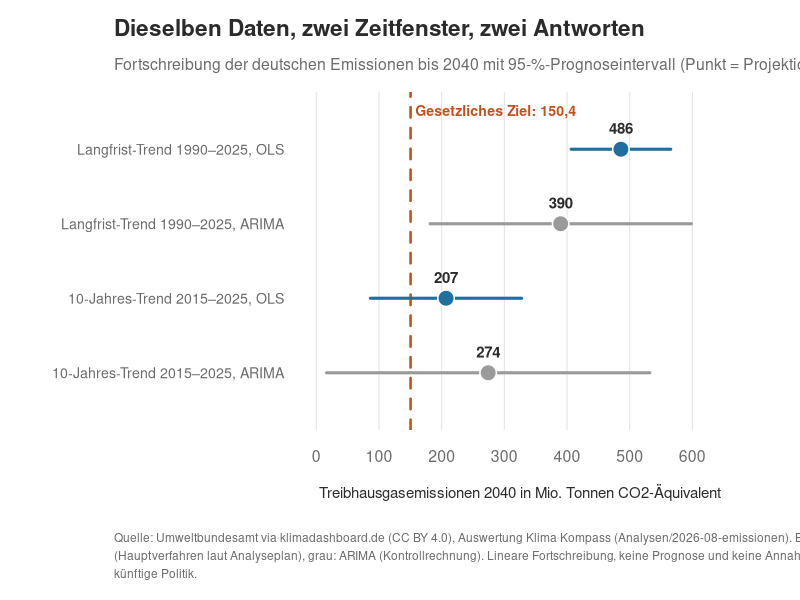
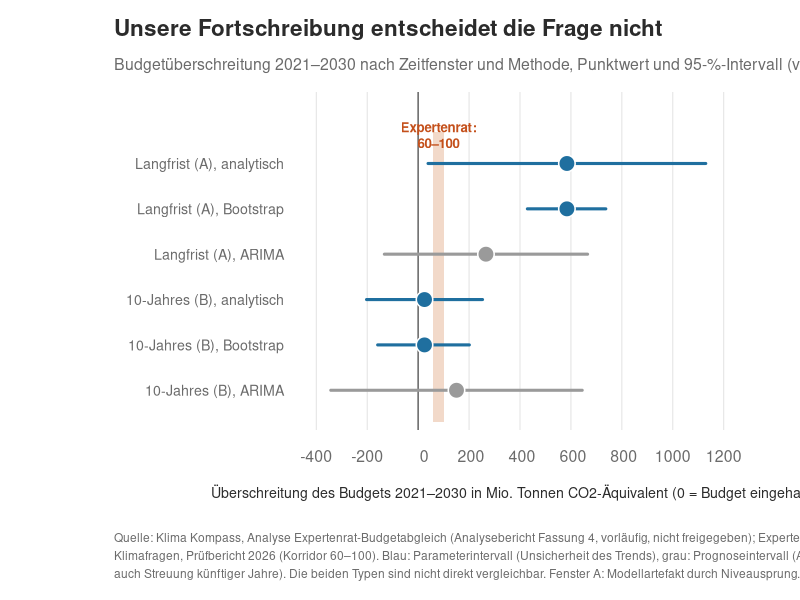

Generate these figures, in order, with R:
# Jahrbuch 2026, Kapitel 4: zwei Grafiken
# Nur Darstellung vorhandener Zahlen aus den Analysen (Analysen/2026-08-emissionen, Analysen/2026-08-expertenrat-budgetabgleich), keine neue Rechnung.
# Aufruf: Rscript kap04_grafiken.R   (Arbeitsverzeichnis: Repo-Wurzel)

repo <- getwd()
out  <- file.path(repo, "Publikationen-oeffentlich/jahrbuch-2026/grafiken")
dir.create(out, showWarnings = FALSE, recursive = TRUE)

ink <- "#2b2b2b"; muted <- "#6b6b6b"; grid <- "#e3e3e3"
blau <- "#1f6f9f"; orange <- "#c4501b"; grau <- "#9a9a9a"

theme_start <- function(mar = c(8.5, 7.2, 4.6, 2)) {
  par(mar = mar, mgp = c(5, 0.8, 0), family = "sans", col.axis = muted, col.lab = ink,
      fg = muted, bty = "n", las = 1, cex.axis = 0.95)
}
titel <- function(haupt, unter) {
  mtext(haupt, side = 3, line = 2.6, adj = 0, at = grconvertX(0.1425, "ndc", "user"), font = 2, cex = 1.35, col = ink)
  mtext(unter, side = 3, line = 0.9, adj = 0, at = grconvertX(0.1425, "ndc", "user"), cex = 0.95, col = muted)
}
quelle <- function(txt) {
  z <- strwrap(txt, width = 135)
  for (i in seq_along(z)) mtext(z[i], side = 1, line = 3.9 + 0.9 * i, adj = 0, at = grconvertX(0.1425, "ndc", "user"), cex = 0.72, col = muted)
}


## ---------------------------------------------------------------- Grafik 1
# Analysen/2026-08-emissionen (Skriptlauf 24.10.2026): Projektion 2040 mit 95-%-Prognoseintervall.
# OLS (primaer laut SAP 5.4), ARIMA (Sensitivitaet). Zielwert 150,4 Mt.
png(file.path(out, "kap04_grafik1_trend2040.png"), width = 2000, height = 1100, res = 200)
theme_start(mar = c(8.5, 15, 4.6, 3))
zeilen <- c("Langfrist-Trend 1990–2025, OLS", "Langfrist-Trend 1990–2025, ARIMA",
            "10-Jahres-Trend 2015–2025, OLS", "10-Jahres-Trend 2015–2025, ARIMA")
pt <- c(486.0, 389.9, 207.0, 274.2); lo <- c(406.6, 181.5, 86.3, 16.4); hi <- c(565.5, 598.3, 327.8, 532.1)
y <- c(4, 3, 2, 1)
plot(NA, xlim = c(0, 650), ylim = c(0.4, 4.6), xaxt = "n", yaxt = "n", xlab = "", ylab = "")
abline(v = seq(0, 600, 100), col = grid)
axis(1, at = seq(0, 600, 100), tick = FALSE)
axis(2, at = y, labels = zeilen, tick = FALSE, cex.axis = 0.85)
mtext("Treibhausgasemissionen 2040 in Mio. Tonnen CO2-Äquivalent", side = 1, line = 2.6, cex = 0.9, col = ink)
abline(v = 150.4, col = orange, lwd = 2.5, lty = 2)
text(158, 4.5, "Gesetzliches Ziel: 150,4", adj = 0, col = orange, cex = 0.85, font = 2)
farbe <- c(blau, grau, blau, grau)
segments(lo, y, hi, y, col = farbe, lwd = 3)
points(pt, y, pch = 21, bg = farbe, col = "white", cex = 2.2, lwd = 1.5)
text(pt, y + 0.28, format(round(pt), decimal.mark = ","), col = ink, cex = 0.9, font = 2)
titel("Dieselben Daten, zwei Zeitfenster, zwei Antworten",
      "Fortschreibung der deutschen Emissionen bis 2040 mit 95-%-Prognoseintervall (Punkt = Projektion)")
quelle("Quelle: Umweltbundesamt via klimadashboard.de (CC BY 4.0), Auswertung Klima Kompass (Analysen/2026-08-emissionen). Blau: OLS-Intervall (Hauptverfahren laut Analyseplan), grau: ARIMA (Kontrollrechnung). Lineare Fortschreibung, keine Prognose und keine Annahme über künftige Politik.")
dev.off()

## ---------------------------------------------------------------- Grafik 2
# Analysen/2026-08-expertenrat-budgetabgleich, Analysebericht Fassung 4, Tabelle 2.2 (nur Fenster A und B).
# Ueberschreitung des Budgets 2021-2030 (6199 Mt): Punktwert und 95-%-Intervall.
png(file.path(out, "kap04_grafik2_budget_overshoot.png"), width = 2000, height = 1200, res = 200)
theme_start(mar = c(8.5, 15, 4.6, 3))
zeilen <- c("Langfrist (A), analytisch", "Langfrist (A), Bootstrap", "Langfrist (A), ARIMA",
            "10-Jahres (B), analytisch", "10-Jahres (B), Bootstrap", "10-Jahres (B), ARIMA")
pt <- c(584.2, 584.2, 266.3, 25.0, 25.0, 150.6)
lo <- c(38.9, 429, -132.7, -202.7, -159, -343.1)
hi <- c(1129.5, 737, 665.4, 252.8, 201, 644.3)
typ <- c("P", "P", "V", "P", "P", "V")
y <- 6:1
plot(NA, xlim = c(-400, 1200), ylim = c(0.4, 7.3), xaxt = "n", yaxt = "n", xlab = "", ylab = "")
rect(60, 0.3, 100, 6.7, col = "#f2d9c9", border = NA)
abline(v = seq(-400, 1200, 200), col = grid)
abline(v = 0, col = muted, lwd = 1.5)
axis(1, at = seq(-400, 1200, 200), labels = format(seq(-400, 1200, 200), decimal.mark = ",", big.mark = ""), tick = FALSE)
axis(2, at = y, labels = zeilen, tick = FALSE, cex.axis = 0.85)
mtext("Überschreitung des Budgets 2021–2030 in Mio. Tonnen CO2-Äquivalent (0 = Budget eingehalten)", side = 1, line = 2.6, cex = 0.85, col = ink)
text(80, 6.62, "Expertenrat:\n60–100", adj = 0.5, col = orange, cex = 0.8, font = 2)
farbe <- ifelse(typ == "P", blau, grau)
segments(lo, y, hi, y, col = farbe, lwd = 3)
points(pt, y, pch = 21, bg = farbe, col = "white", cex = 2.2, lwd = 1.5)
titel("Unsere Fortschreibung entscheidet die Frage nicht",
      "Budgetüberschreitung 2021–2030 nach Zeitfenster und Methode, Punktwert und 95-%-Intervall (vorläufig)")
quelle("Quelle: Klima Kompass, Analyse Expertenrat-Budgetabgleich (Analysebericht Fassung 4, vorläufig, nicht freigegeben); Expertenrat für Klimafragen, Prüfbericht 2026 (Korridor 60–100). Blau: Parameterintervall (Unsicherheit des Trends), grau: Prognoseintervall (ARIMA, auch Streuung künftiger Jahre). Die beiden Typen sind nicht direkt vergleichbar. Fenster A: Modellartefakt durch Niveausprung.")
dev.off()
cat("Grafiken geschrieben nach", out, "\n")
